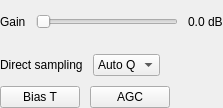
<?xml version="1.0" encoding="UTF-8"?>
<ui version="4.0">
 <class>SdrDeviceRtlsdrRxCtl</class>
 <widget class="QWidget" name="SdrDeviceRtlsdrRxCtl">
  <property name="geometry">
   <rect>
    <x>0</x>
    <y>0</y>
    <width>223</width>
    <height>108</height>
   </rect>
  </property>
  <property name="windowTitle">
   <string>Form</string>
  </property>
  <layout class="QVBoxLayout" name="verticalLayout">
   <property name="spacing">
    <number>10</number>
   </property>
   <property name="leftMargin">
    <number>0</number>
   </property>
   <property name="topMargin">
    <number>0</number>
   </property>
   <property name="rightMargin">
    <number>0</number>
   </property>
   <property name="bottomMargin">
    <number>0</number>
   </property>
   <item>
    <layout class="QHBoxLayout" name="horizontalLayout">
     <property name="spacing">
      <number>10</number>
     </property>
     <item>
      <widget class="QLabel" name="gainLabel">
       <property name="text">
        <string>Gain</string>
       </property>
      </widget>
     </item>
     <item>
      <widget class="QSlider" name="gainSlider">
       <property name="orientation">
        <enum>Qt::Horizontal</enum>
       </property>
      </widget>
     </item>
     <item>
      <widget class="QLabel" name="gainInfoLabel">
       <property name="text">
        <string>0.0 dB</string>
       </property>
      </widget>
     </item>
    </layout>
   </item>
   <item>
    <layout class="QHBoxLayout" name="horizontalLayout_2">
     <property name="spacing">
      <number>10</number>
     </property>
     <item>
      <widget class="QLabel" name="dsLabel">
       <property name="text">
        <string>Direct sampling</string>
       </property>
      </widget>
     </item>
     <item>
      <widget class="QComboBox" name="dsCombo">
       <property name="currentIndex">
        <number>1</number>
       </property>
       <item>
        <property name="text">
         <string>Off</string>
        </property>
       </item>
       <item>
        <property name="text">
         <string>Auto Q</string>
        </property>
       </item>
       <item>
        <property name="text">
         <string>Auto I</string>
        </property>
       </item>
       <item>
        <property name="text">
         <string>I</string>
        </property>
       </item>
       <item>
        <property name="text">
         <string>Q</string>
        </property>
       </item>
      </widget>
     </item>
     <item>
      <spacer name="horizontalSpacer_3">
       <property name="orientation">
        <enum>Qt::Horizontal</enum>
       </property>
       <property name="sizeHint" stdset="0">
        <size>
         <width>40</width>
         <height>20</height>
        </size>
       </property>
      </spacer>
     </item>
    </layout>
   </item>
   <item>
    <layout class="QHBoxLayout" name="horizontalLayout_3">
     <property name="spacing">
      <number>10</number>
     </property>
     <item>
      <widget class="QPushButton" name="biasButton">
       <property name="text">
        <string>Bias T</string>
       </property>
       <property name="checkable">
        <bool>true</bool>
       </property>
      </widget>
     </item>
     <item>
      <widget class="QPushButton" name="agcButton">
       <property name="text">
        <string>AGC</string>
       </property>
       <property name="checkable">
        <bool>true</bool>
       </property>
      </widget>
     </item>
     <item>
      <spacer name="horizontalSpacer_2">
       <property name="orientation">
        <enum>Qt::Horizontal</enum>
       </property>
       <property name="sizeHint" stdset="0">
        <size>
         <width>40</width>
         <height>20</height>
        </size>
       </property>
      </spacer>
     </item>
    </layout>
   </item>
  </layout>
 </widget>
 <resources/>
 <connections/>
</ui>
